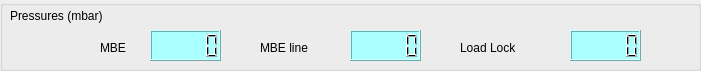
     <widget class="QGroupBox" name="groupBox_19">
      <property name="geometry">
       <rect>
        <x>10</x>
        <y>500</y>
        <width>701</width>
        <height>71</height>
       </rect>
      </property>
      <property name="title">
       <string/>
      </property>
      <widget class="QLabel" name="label_339">
       <property name="geometry">
        <rect>
         <x>10</x>
         <y>0</y>
         <width>241</width>
         <height>31</height>
        </rect>
       </property>
       <property name="styleSheet">
        <string notr="true">font: 12pt &quot;MS Shell Dlg 2&quot;;</string>
       </property>
       <property name="text">
        <string>Pressures (mbar)</string>
       </property>
      </widget>
      <widget class="QLabel" name="label_342">
       <property name="geometry">
        <rect>
         <x>100</x>
         <y>40</y>
         <width>47</width>
         <height>16</height>
        </rect>
       </property>
       <property name="styleSheet">
        <string notr="true">font: 12pt &quot;MS Shell Dlg 2&quot;;</string>
       </property>
       <property name="text">
        <string>MBE</string>
       </property>
      </widget>
      <widget class="QLCDNumber" name="mbe_lcd_P_mbe">
       <property name="geometry">
        <rect>
         <x>150</x>
         <y>30</y>
         <width>71</width>
         <height>31</height>
        </rect>
       </property>
       <property name="styleSheet">
        <string notr="true">background-color: rgb(170, 255, 255);</string>
       </property>
      </widget>
      <widget class="QLabel" name="label_343">
       <property name="geometry">
        <rect>
         <x>260</x>
         <y>40</y>
         <width>91</width>
         <height>16</height>
        </rect>
       </property>
       <property name="styleSheet">
        <string notr="true">font: 12pt &quot;MS Shell Dlg 2&quot;;</string>
       </property>
       <property name="text">
        <string>MBE line</string>
       </property>
      </widget>
      <widget class="QLCDNumber" name="mbe_lcd_P_mbeline">
       <property name="geometry">
        <rect>
         <x>350</x>
         <y>30</y>
         <width>71</width>
         <height>31</height>
        </rect>
       </property>
       <property name="styleSheet">
        <string>background-color: rgb(170, 255, 255);</string>
       </property>
      </widget>
      <widget class="QLabel" name="label_296">
       <property name="geometry">
        <rect>
         <x>510</x>
         <y>-30</y>
         <width>31</width>
         <height>31</height>
        </rect>
       </property>
       <property name="styleSheet">
        <string notr="true">font: 12pt &quot;MS Shell Dlg 2&quot;;</string>
       </property>
       <property name="text">
        <string>Te</string>
       </property>
      </widget>
      <widget class="QLabel" name="label_344">
       <property name="geometry">
        <rect>
         <x>460</x>
         <y>40</y>
         <width>91</width>
         <height>16</height>
        </rect>
       </property>
       <property name="styleSheet">
        <string notr="true">font: 12pt &quot;MS Shell Dlg 2&quot;;</string>
       </property>
       <property name="text">
        <string>Load Lock</string>
       </property>
      </widget>
      <widget class="QLCDNumber" name="mbe_lcd_P_loadlock">
       <property name="geometry">
        <rect>
         <x>570</x>
         <y>30</y>
         <width>71</width>
         <height>31</height>
        </rect>
       </property>
       <property name="styleSheet">
        <string>background-color: rgb(170, 255, 255);</string>
       </property>
      </widget>
     </widget>
